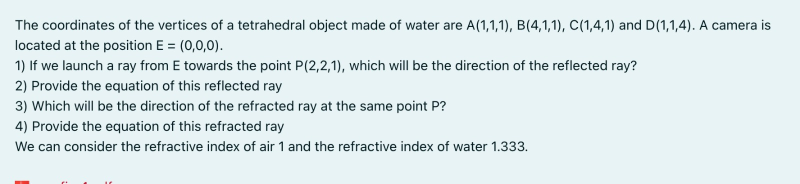
#> input picture Fotos/foto1.jpeg, 1600 x 367 px (shown at 1/2 size)
$ jupyter execute --allow-errors miniExam1.ipynb
#> lines starting #> are read from the running program, lines starting #| are printed output that depends on the picture
EXAMEN GRAPHICS

RAY AND PLANE EQUATIONS

[cell 1]
import numpy as np

def ray_plane_equations(ray_origin, ray_direction, plane_point, plane_normal):
    # Ray equation: r = o + td, where r is a point on the ray, o is the origin, d is the direction, t is a parameter
    ray_equation = f"Ray: r = {ray_origin} + t*{ray_direction}"

    # Plane equation: (p - p0) ⋅ n = 0, where p is a point in the plane, p0 is a point belonging to the plane, n is the normal vector
    plane_equation = f"Plane: ({ray_origin} - {plane_point}) ⋅ {plane_normal} = 0"

    return ray_equation, plane_equation

# Variables to update:
##o
ray_origin = np.array([0, 0, 0])
##d
ray_direction = np.array([1, 1, 1])
##p_0
plane_point = np.array([0, 0, 1])
##N
plane_normal = np.array([0, 0, 1])

ray_eq, plane_eq = ray_plane_equations(ray_origin, ray_direction, plane_point, plane_normal)
print("Ray Equation:", ray_eq)
print("Plane Equation:", plane_eq)

INTERSECTION RAY – PLANE

P_HIT

[cell 2]
import numpy as np

def ray_plane_intersection(ray_origin, ray_direction, plane_point, plane_normal):
    # Calculate the dot product of ray direction and plane normal
    #d·n
    d_n = np.dot(ray_direction, plane_normal)
   #Check if the ray is parallel to the plane (d_n is zero)
    if np.isclose(d_n, 0):
        # Ray#  is parallel to the plane, no intersection
        return#  Noneq

    # Calculate t_hit and intersection point
    t_hit = np.dot(plane_point - ray_origin, plane_normal) / d_n
    intersection_point = ray_origin + t_hit * ray_direction
    #t_hit,
    return  intersection_point #, t_hit


# Example usage:
ray_origin = np.array([0, 0, 0])
ray_direction = np.array([1, 1, 1])  # Should be a unit vector
plane_point = np.array([0, 0, 1])
plane_normal = np.array([0, 0, 1])  # Should be a unit vector
#t_hit,
p_hit_prova = ray_plane_intersection(ray_origin, ray_direction, plane_point, plane_normal)

# [7 lines of commented-out code are left out]

PLANE OF THE TRIANGLE

di ens donden un tetadre q son 4 punts basicament haurem de fer aquesta funció per els 3 triangles que formen els 4 punts

EXEMPLE: si tenim els punts A B C i D
Els triangles son:

A,B,C

A,B,D

A,C,D

B,C,D

[cell 3]
import numpy as np

def compute_triangle_plane(p_A, p_B, p_C):
    # Compute the normal vector to the plane
    normal = np.cross(p_B - p_A, p_C - p_A)

    # Point on the plane (for instance, p_0 = p_A)
    ###CHANGED FOR EVERY EXERCISE
    plane_point = p_A

    return normal, plane_point

def is_point_inside_triangle(p_hit, p_A, p_B, p_C):
    # Compute normal to the triangle pointing inwards
    normal, _ = compute_triangle_plane(p_A, p_B, p_C)

    # Compute normals to the sides of the triangle pointing inwards
    normal_AB = np.cross(p_B - p_A, p_hit - p_A)
    normal_BC = np.cross(p_C - p_B, p_hit - p_B)
    normal_CA = np.cross(p_A - p_C, p_hit - p_C)

    # Check if the point is inside the triangle (using dot product)
    is_inside = (np.dot(normal_AB, normal) >= 0) and (np.dot(normal_BC, normal) >= 0) and (np.dot(normal_CA, normal) >= 0)

    return is_inside

# Example usage:
p_A = np.array([0, 0, 0])
p_B = np.array([1, 0, 0])
p_C = np.array([0, 1, 0])
p_hit = np.array([0.5, 0.5, 0])  # Example point to check

# Check if the point is inside the triangle
is_inside = is_point_inside_triangle(p_hit, p_A, p_B, p_C)
if is_inside:
    print("Point is inside the triangle.")
else:
    print("Point is outside the triangle.")

POINT ON EDGE / INSIDE EDGE / OUTSIDE EDGE

per comprovar si el punt esta a sobre d'una linea

[cell 4]
import numpy as np

def is_point_on_edge(p, edge_start, edge_end, tolerance=1e-10):
    # Calculate vectors from the edge vertices to the point
    vector1 = p - edge_start
    vector2 = p - edge_end

    # Calculate dot products to determine barycentric coordinates
    dot_product1 = np.dot(vector1, vector2)
    dot_product2 = np.dot(vector1, vector1)

    # Calculate squared distances from the point to the vertices
    dist_start_squared = np.dot(vector1, vector1)
    dist_end_squared = np.dot(vector2, vector2)

    # Check if the point is within the tolerance of the edge
    if np.abs(dot_product1 * dot_product1 - dot_product2 * dist_end_squared) < tolerance and dist_start_squared < dist_end_squared:
        return "On Edge"
    elif dot_product1 <= 0:
        return "Outside Edge"
    elif dot_product1 >= dot_product2:
        return "Outside Edge"
    else:
        return "Inside Edge"

# Example usage:
edge_start = np.array([0, 0, 0])
edge_end = np.array([1, 0, 0])

# Point to check
p = np.array([0.5, 0, 5])  # Example point to check

result = is_point_on_edge(p, edge_start, edge_end)
print("Result:", result)

INTERSECTION RAY – SPHERE

[cell 5]
import numpy as np

def ray_sphere_intersection(ray_origin, ray_direction, sphere_center, sphere_radius):
    a = np.dot(ray_direction, ray_direction)
    b = 2 * np.dot(ray_origin - sphere_center, ray_direction)
    c = np.dot(ray_origin - sphere_center, ray_origin - sphere_center) - sphere_radius**2

    discriminant = b**2 - 4*a*c

    if discriminant < 0:
        # No intersection points
        return None
    elif discriminant == 0:
        # One intersection point (tangent ray)
        t = -b / (2*a)
        intersection_point = ray_origin + t * ray_direction
        return [intersection_point]
    else:
        # Two intersection points
        t1 = (-b + np.sqrt(discriminant)) / (2*a)
        t2 = (-b - np.sqrt(discriminant)) / (2*a)
        intersection_point1 = ray_origin + t1 * ray_direction
        intersection_point2 = ray_origin + t2 * ray_direction
        return [intersection_point1, intersection_point2]

# Example usage:
ray_origin = np.array([0, 0, 0])
ray_direction = np.array([1, 1, 1])  # Should be a unit vector
sphere_center = np.array([1, 1, 1])
sphere_radius = 1

intersection_points = ray_sphere_intersection(ray_origin, ray_direction, sphere_center, sphere_radius)

if intersection_points:
    print("Intersection Points:")
    for point in intersection_points:
        print(point)
else:
    print("No intersection.")

**EXERCISES**

[cell 6]
from PIL import Image
from IPython.display import display

img = Image.open("./Fotos/foto1.jpeg")
#> img is the input picture: PIL image 1600x367 RGB; mean R, G, B 219.7, 231.6, 233.7
display(img)

[cell 7]
img2 = Image.open("./Fotos/3dEx1.png")
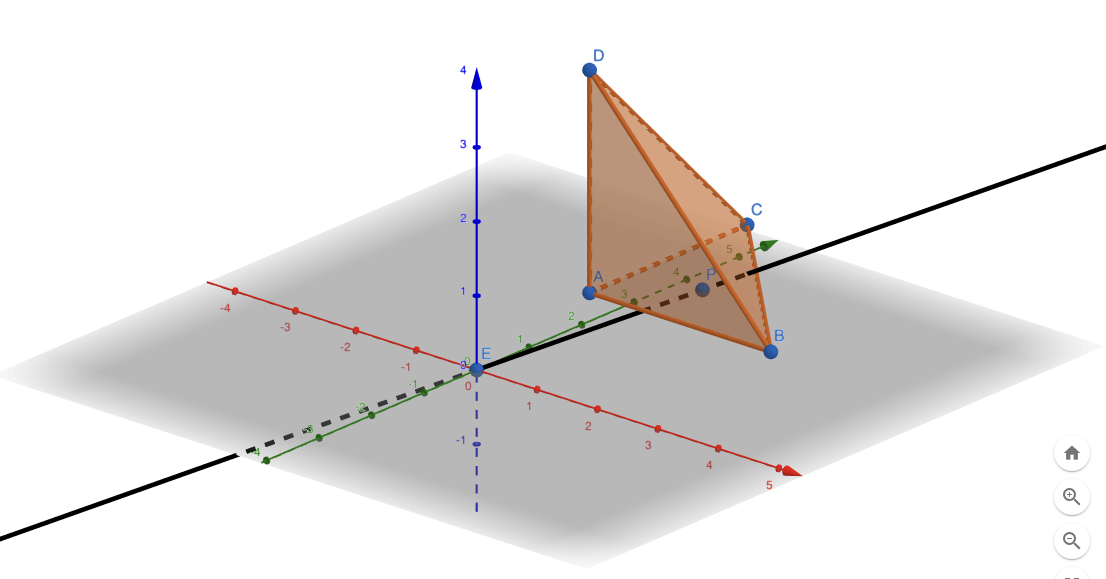
#> input picture Fotos/3dEx1.png, 2212 x 1158 px (shown at 1/2 size)
#> img2 is the input picture: PIL image 2212x1158 RGBA; mean R, G, B, A 228.5, 226.1, 224.9, 255
img2rez = img2.resize([500,300])
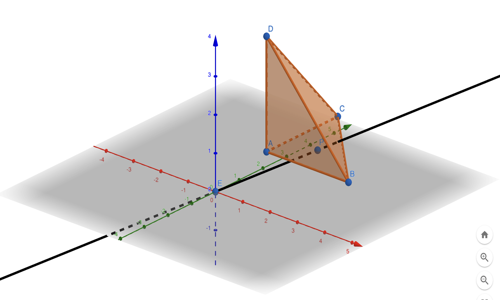
#> img2rez: PIL image 500x300 RGBA; mean R, G, B, A 228.5, 226.1, 224.9, 255
display(img2rez)

**1. DIRECTION**

**2. EQUATION OF THE REFLECTED RAY**

**3. DIRECTION OF THE REFRACTED RAY AT POINT P**

**4. EQUATION OF THE REFRACTED RAY AT POINT P**

<font color='red'>RECORDAR CANVIAR ELS VÈRTEX A L'HORA DE CALCULAR LA N (FER SERVIR GEOGEBRA PER SABER EL PLA) AMB L'ORDRE ADEQUAT</font>

OUTSIDE tetrahedron

[cell 8]
img6 = Image.open("./Fotos/foto12.jpeg")
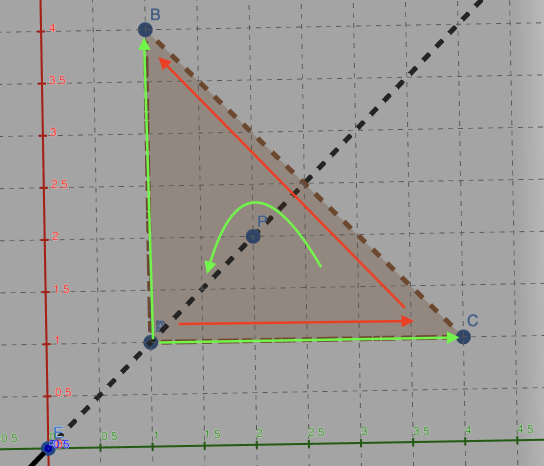
#> input picture Fotos/foto12.jpeg, 1088 x 932 px (shown at 1/2 size)
#> img6 is the input picture: PIL image 1088x932 RGBA; mean R, G, B, A 158.3, 155.9, 152.4, 255
img6rz = img6.resize([550,400])
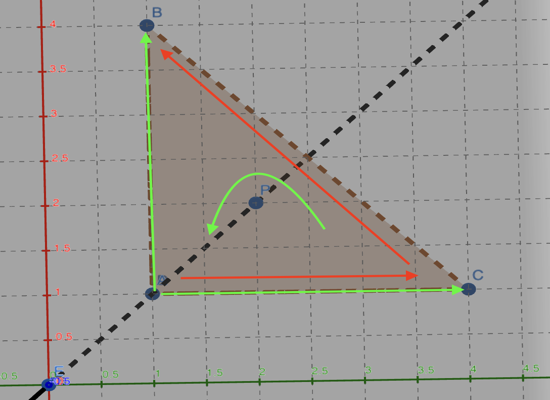
#> img6rz: PIL image 550x400 RGBA; mean R, G, B, A 158.3, 155.9, 152.4, 255
display(img6rz)

<font color='red'>Per tal de calcular correctament la normal, mirem quina direcció ens interessa. En aquest cas volem que surti del paper (vist en 2D) o que vagi cap abaix (vist en 3D), ja que així anirà cap a fora del triangle. Això ho farem amb el mètode de la mà dreta en una espira, que donat el sentit de rotació (amb els 4 dits de la mà dreta) obtenim la direcció del vector normal (amb el dit polze)

A --> C-A, B-A

C --> B-C, A-C

B --> A-B, C-B

𝒏 = (FINAL - ORIGEN) × (FINAL - ORIGEN) </font>

[cell 9]
#COSES A CANVIAR
#---------------------------------------------------------------------------------------------------------------------------------------------------------------------------------------------
vertexA = np.array([1,1,1])
vertexB = np.array([4,1,1])
vertexC = np.array([1,4,1])
vertexD = np.array([1,1,4])

cameraPosition = np.array([0,0,0])

pointP = np.array([2,2,1])

n1= 1
n2 = 1.333


n = np.cross(vertexA - vertexB, vertexC - vertexB)
#---------------------------------------------------------------------------------------------------------------------------------------------------------------------------------------------

# l = point - cameraPosw
#DIRECCIÓ INNWARDS DEL RAIG = w_i
##E-P
l = cameraPosition - pointP
magnitudl = np.linalg.norm(l)
l_normalizada = l/magnitudl
# Compute the normal vector to the plane


print("Normal:", n)
# Calcular la magnitud del vector
magnitud = np.linalg.norm(n)
# Normalizar el vector
n_normalizado = n / magnitud
print("Normalized n: ", n_normalizado)
#reflected ray direction (DIAPO 59)
reflectedRayDir = 2 * (l_normalizada * n_normalizado) * n_normalizado - l_normalizada
print("1) DIRECTION REFLECTED RAY:",reflectedRayDir)

# r = o + td                  0 < t < inf
# CALCULAR P_HIT (DIAPO 15)
p_hit_2 =  ray_plane_intersection(cameraPosition, l_normalizada, vertexA, n_normalizado)
print("2) EQUATION OF THE REFLECTED RAY: r = ",p_hit_2, " + t *",reflectedRayDir)


#refracted = w_t = t (DIAPO 61 - 62 -63)
#n1 = medi d'on surt el raig
#n2 medi on entra el raig o el que creua

nt = n1/n2

#(np.sin(alpha))^2) = 1 - (l*n)^2
t = (- np.sqrt(1-(pow(nt,2))*(1 - pow((l_normalizada*n_normalizado),2)))+nt*(l_normalizada*n_normalizado))*n_normalizado - nt*l_normalizada
print("3) DIRECTION OF THE REFRACTED RAY AT POINT P:",t)

# r = o + td                  0 < t < inf
print("4) EQUATION OF THE REFRACTED RAY AT POINT P: r = ",p_hit_2, " + t *",t)

[cell 10]
img8 = Image.open("./Fotos/foto13.jpeg")
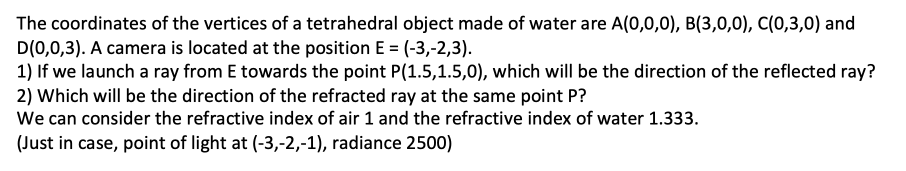
#> input picture Fotos/foto13.jpeg, 1812 x 342 px (shown at 1/2 size)
#> img8 is the input picture: PIL image 1812x342 RGBA; mean R, G, B, A 229.9, 229.9, 229.9, 255
display(img8)

[cell 11]
#COSES A CANVIAR
#---------------------------------------------
vertexA = np.array([0,0,0])
vertexB = np.array([3,0,0])
vertexC = np.array([0,3,0])
vertexD = np.array([0,0,3])

cameraPosition = np.array([-3,-2,-3])

pointP = np.array([1.5,1.5,0])

n1 = 1
n2 = 1.333
#---------------------------------------------

# l = point - cameraPos
#DIRECCIÓ INNWARDS DEL RAIG = w_i
##E-P
l = cameraPosition - pointP
magnitudl = np.linalg.norm(l)
l_normalizada = l/magnitudl
# Compute the normal vector to the plane
n = np.cross(vertexA - vertexB, vertexC - vertexB)
print("Normal:", n)
# Calcular la magnitud del vector
magnitud = np.linalg.norm(n)
print("Magnitud:", magnitud)
# Normalizar el vector
n_normalizado = n / magnitud
print(n_normalizado)
#reflected ray direction (DIAPO 59)
reflectedRayDir = 2 * (l_normalizada * n_normalizado) * n_normalizado - l_normalizada
print("1) DIRECTION REFLECTED RAY:",reflectedRayDir)

# r = o + td                  0 < t < inf
p_hit_ =  ray_plane_intersection(cameraPosition, l_normalizada, vertexA, n_normalizado)

print("2) EQUATION OF THE REFLECTED RAY: r = ",p_hit_, " + t *",reflectedRayDir)


#refracted = w_t = t (DIAPO 61 - 62)
#n1 = medi d'on surt el raig
#n2 medi on entra el raig o el que creua

nt = n1/n2

#(np.sin(alpha))^2) = 1 - (l*n)^2
t = (- np.sqrt(1-pow(nt,2)*(1 - pow((l_normalizada*n_normalizado),2)))+nt*(l_normalizada*n_normalizado))*n_normalizado - nt*l_normalizada
print("3) DIRECTION OF THE REFRACTED RAY AT POINT P:",t)

# r = o + td                  0 < t < inf
print("4) EQUATION OF THE REFRACTED RAY AT POINT P: r = ",p_hit_, " + t *",t)

[cell 12]
img3 = Image.open("./Fotos/foto3.jpeg")
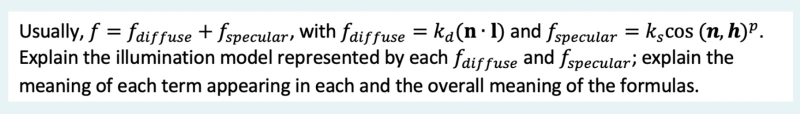
#> input picture Fotos/foto3.jpeg, 1600 x 228 px (shown at 1/2 size)
#> img3 is the input picture: PIL image 1600x228 RGB; mean R, G, B 225.5, 228, 228.4
display(img3)

<font color='cyan'>DIAPO 55

f_diffuse = k_d * (n*l) -> diffuse reflection is the same in every direction(Lambert model)

K_d is the diffuse colour of the point, it also depends on the wavelength.

(n*l) takes into account the efficiency of the radiance on the surface. (see right the appearance of perfect diffuse reflection)

The most basic specular model is glossy reflection, where (Blinn-Phong model) f_specular = k_s*cos(n,h)^p

h = (l+v)/(||l+v||)

p is the glossines coefficient and

𝑘_s the specular colour of the point.

(see below diagrams of glossy reflection, below right and right the effect of decreasing p)</font>

[cell 13]
img4 = Image.open("./Fotos/foto7.jpeg")
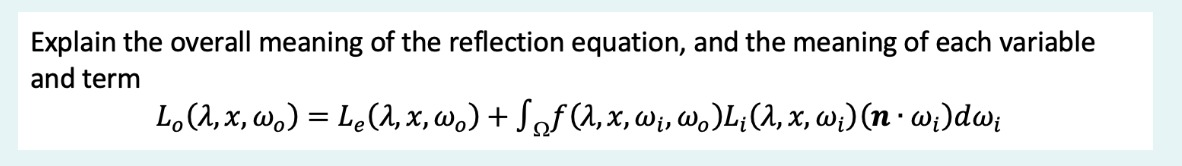
#> input picture Fotos/foto7.jpeg, 1182 x 166 px
#> img4 is the input picture: PIL image 1182x166 RGB; mean R, G, B 234.4, 237.2, 237.4
display(img4)
